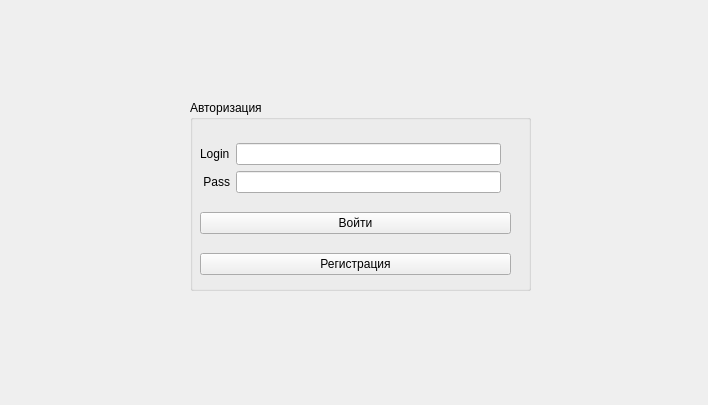
<?xml version="1.0" encoding="UTF-8"?>
<ui version="4.0">
 <class>Autoriztion</class>
 <widget class="QWidget" name="Autoriztion">
  <property name="geometry">
   <rect>
    <x>0</x>
    <y>0</y>
    <width>708</width>
    <height>405</height>
   </rect>
  </property>
  <property name="windowTitle">
   <string>Form</string>
  </property>
  <widget class="QWidget" name="gridLayoutWidget">
   <property name="geometry">
    <rect>
     <x>190</x>
     <y>100</y>
     <width>341</width>
     <height>191</height>
    </rect>
   </property>
   <layout class="QGridLayout" name="gridLayout">
    <item row="0" column="0">
     <widget class="QGroupBox" name="groupBox">
      <property name="title">
       <string>Авторизация</string>
      </property>
      <widget class="QWidget" name="layoutWidget">
       <property name="geometry">
        <rect>
         <x>10</x>
         <y>30</y>
         <width>311</width>
         <height>161</height>
        </rect>
       </property>
       <layout class="QVBoxLayout" name="verticalLayout_2">
        <item>
         <layout class="QVBoxLayout" name="verticalLayout">
          <property name="spacing">
           <number>-1</number>
          </property>
          <property name="rightMargin">
           <number>10</number>
          </property>
          <property name="bottomMargin">
           <number>0</number>
          </property>
          <item>
           <layout class="QHBoxLayout" name="horizontalLayout">
            <item>
             <widget class="QLabel" name="login">
              <property name="text">
               <string>Login</string>
              </property>
             </widget>
            </item>
            <item>
             <widget class="QLineEdit" name="login_place"/>
            </item>
           </layout>
          </item>
          <item>
           <layout class="QHBoxLayout" name="horizontalLayout_2">
            <item>
             <widget class="QLabel" name="password">
              <property name="text">
               <string> Pass</string>
              </property>
             </widget>
            </item>
            <item>
             <widget class="QLineEdit" name="pass_place"/>
            </item>
           </layout>
          </item>
         </layout>
        </item>
        <item>
         <widget class="QPushButton" name="LogIn">
          <property name="text">
           <string>Войти</string>
          </property>
         </widget>
        </item>
        <item>
         <widget class="QPushButton" name="registration">
          <property name="text">
           <string>Регистрация</string>
          </property>
         </widget>
        </item>
       </layout>
      </widget>
     </widget>
    </item>
   </layout>
  </widget>
 </widget>
 <resources/>
 <connections/>
</ui>
